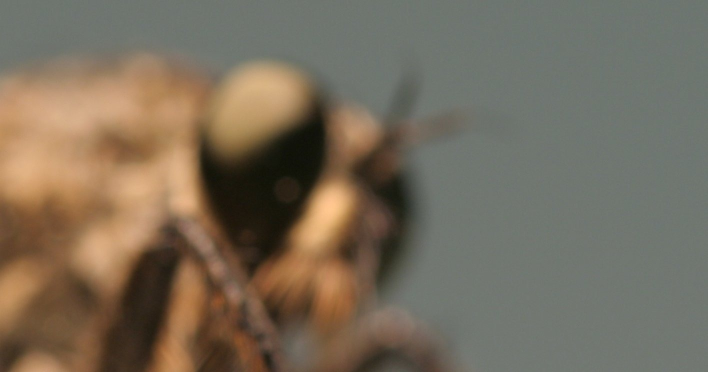
#> input picture T1/dataset-fly/fly/frame00.jpg, 1415 x 744 px (shown at 1/2 size); its folder holds 4 pictures in this run; the run also reads 2 pictures not shown here
$ python Q1.py   (older library calls are emulated)
#> lines starting #> are read from the running program, lines starting #| are printed output that depends on the picture
import numpy as np
import matplotlib
matplotlib.use('tkagg')  # for rendering to work
import matplotlib.pyplot as plt
from scipy import misc
import glob
from scipy.ndimage import *


def normalize(input, a=0, b=1):
    return ((input - np.min(input)) * (b - a)) / \
           (np.max(input) - np.min(input))


def rgb2gray(rgb):
    return np.dot(rgb[..., :3], [0.299, 0.587, 0.114])  # MATLAB style


def laplacianImage(I):
    weights = [1, -2, 1]
    fxx = correlate1d(I, weights=weights, axis=2, mode='constant')
    fyy = correlate1d(I, weights=weights, axis=1, mode='constant')
    return fxx + fyy


def gradientMagImage(I):
    weights = [-1, 1]
    fx = correlate1d(I, weights=weights, axis=2, mode='constant')
    fy = correlate1d(I, weights=weights, axis=1, mode='constant')
    return np.sqrt(fx**2 + fy**2)


def activityMap(G, L):
    A = G / (np.abs(L) + 1e-8)
    # A = median_filter(A, size=3)
    return A


filelist = glob.glob('dataset-fly/fly/frame*')
filelist.sort()
images = np.stack([rgb2gray(misc.imread(fname)) for fname in filelist])
#> in rgb2gray, `return np.dot(rgb[..., :3], [0.299, 0.587, 0.114])`:
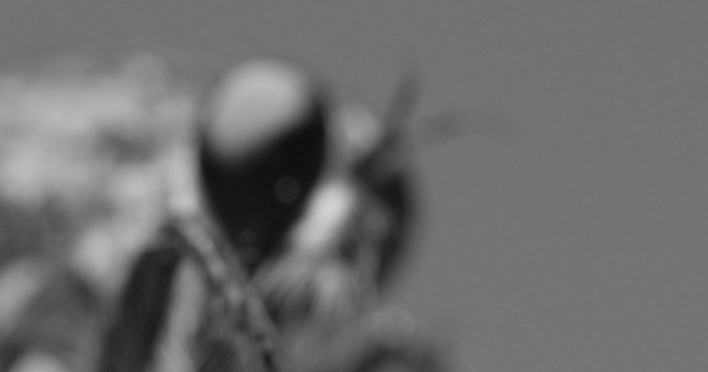
#> returned value: shape (744, 1415) float64 (shown at 1/2 size); min 12.73, max 210.8, mean 109.9
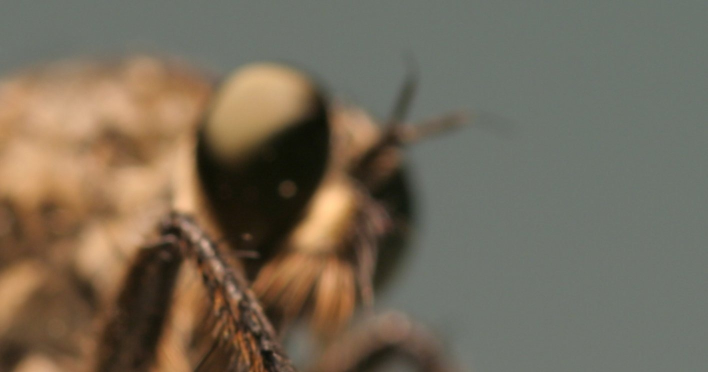
#> input picture T1/dataset-fly/fly/frame02.jpg, 1415 x 744 px (shown at 1/2 size)
#> in rgb2gray (call 4), `return np.dot(rgb[..., :3], [0.299, 0.587, 0.114])`:
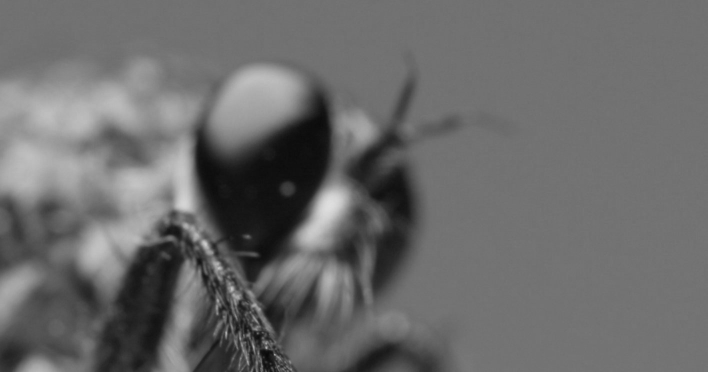
#> returned value: shape (744, 1415) float64 (shown at 1/2 size); min 6.79, max 223.9, mean 107.1

limages = laplacianImage(images)
gimages = gradientMagImage(images)
amap = activityMap(gimages, limages)
amax = np.amax(amap, axis=0)
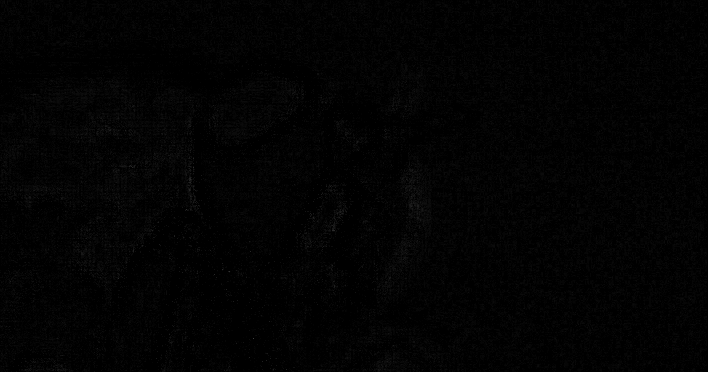
#> amax: shape (744, 1415) float64 (shown at 1/2 size); min 0, max 2.19e+09, mean 20446776.3; drawn with min black and max white
amin = np.amin(amap, axis=0)
asum = np.ndarray.sum(amap, axis=0)
dmap = amax / (amin + 1e-8)

for i in range(20):
#> (the run stopped early here; a loop or call above may not have finished)
